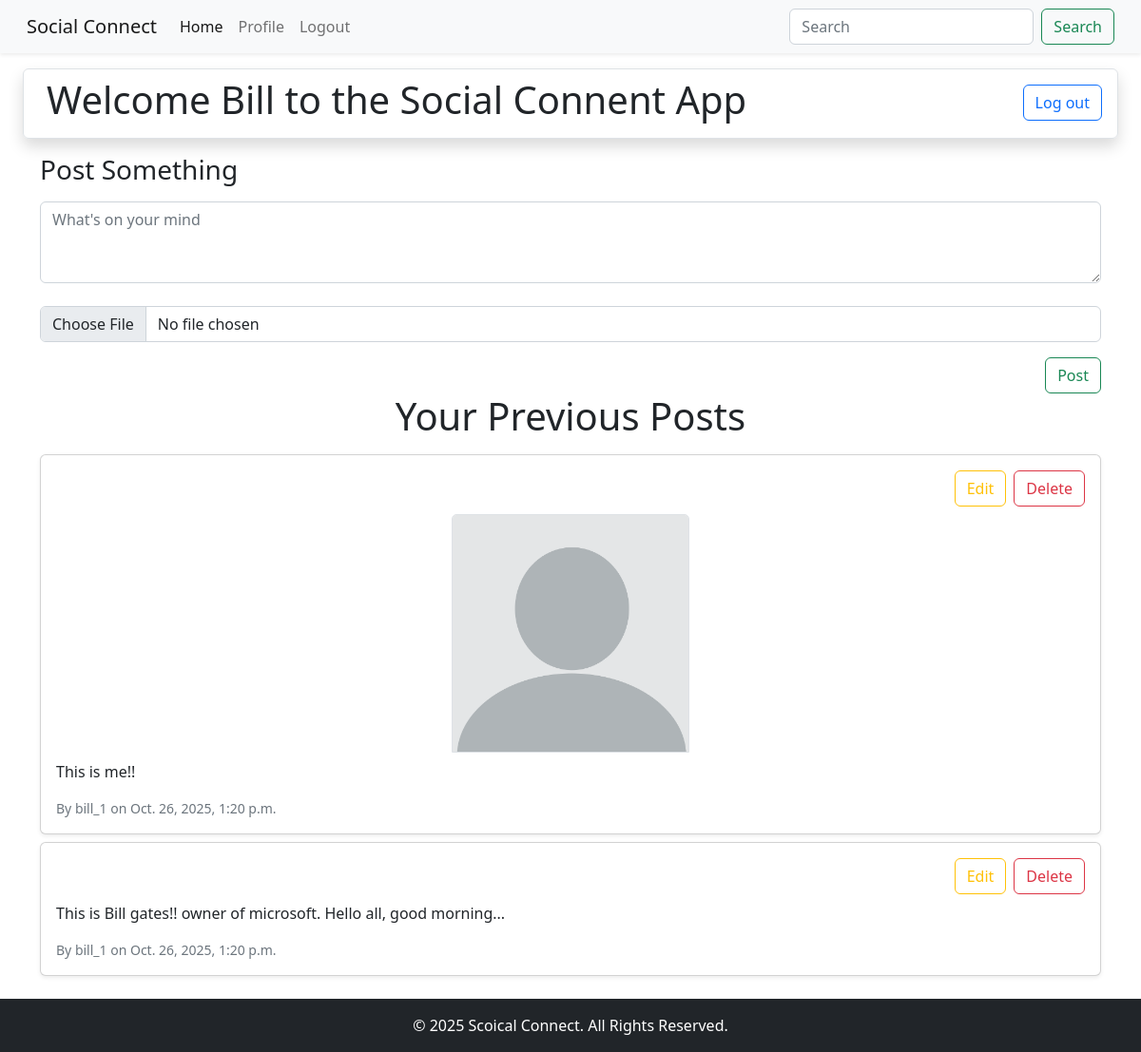
Screenshot of /users/profile/ (signed in) with the database file from the repository.
### posts/models.py (models this page shows)
class Post(models.Model):
    author = models.ForeignKey(User, on_delete=models.CASCADE)
    content = models.TextField()
    image = models.ImageField(upload_to= post_directory_name, null=True, blank=True)
    liked_users = models.ManyToManyField(User,related_name="liked_posts",)
    created_at = models.DateTimeField(auto_now_add=True)
    updated_at = models.DateTimeField(auto_now=True)

### users/views.py (the view)
# urls.py: path('profile/',views.profile, name= 'profile')
@login_required
def profile(request):
    if request.method == "POST":
        form = postForm(request.POST ,request.FILES)
        if form.is_valid():
            post = form.save(commit=False)
            post.author = request.user
            post.save()
            return redirect('profile')
        else:
            return HttpResponse("not valid!!")
    else:
        user_posts = Post.objects.filter(author = request.user).order_by('-created_at')
        return render(request, 'users/profile.html',{'user_posts':user_posts})

### users/templates/users/profile.html (shortened to what this page needs)
{% extends "base.html" %}
{% block content %}
<div class="border rounded shadow mx-4 my-3 d-flex justify-content-between p-2">
    <h1 class="ps-3">Welcome {{user.first_name}} to the Social Connent App</h1>
    <div>
        <a href="{% url "user_logout" %}"><button class="btn btn-outline-primary mt-2 me-2">Log out</button></a>
    </div>
</div>
<div class="container mb-3">
    {% include "posts/create_post.html" %}
    <h1 class="text-center mb-3">Your Previous Posts</h1>
    <div>
        {% for eachPost in user_posts %}
        <div class="card mb-2 shadow-sm" >
            <div class="card-body">
                <div class="d-flex justify-content-end mb-2">
                    <a href="{% url "post_edit" eachPost.id %}" class="btn btn-outline-warning me-2">Edit</a>
                    <a href="{% url "post_delete" eachPost.id %}" class="btn btn-outline-danger">Delete</a>
                </div>
                <div class="text-center mb-2">
                    {% if eachPost.image %}
                    <img src="{{eachPost.image.url}}" class="card-img-top border"
                    style="width: 250px; height: auto;">
                    {% endif %}
                </div>
                <p class="card-text">{{eachPost.content}}</p>
                <small class="text-muted d-block">By {{ eachPost.author }} on {{ eachPost.created_at }}</small>
            </div>
        </div>
        {% empty%}
        <p> No posts found.</p>
        {% endfor %}
    </div>
</div>
{% endblock content %}

### rows the page displays
Post: image (picture), content "This is me!!", author "bill_1", created_at "Oct. 26, 2025, 1:20 p.m."
Post: content "This is Bill gates!! owner of microsoft. Hello all, good morning...", author "bill_1", created_at "Oct. 26, 2025, 1:20 p.m."

### other values shown
{{ user.first_name }} "Bill"
